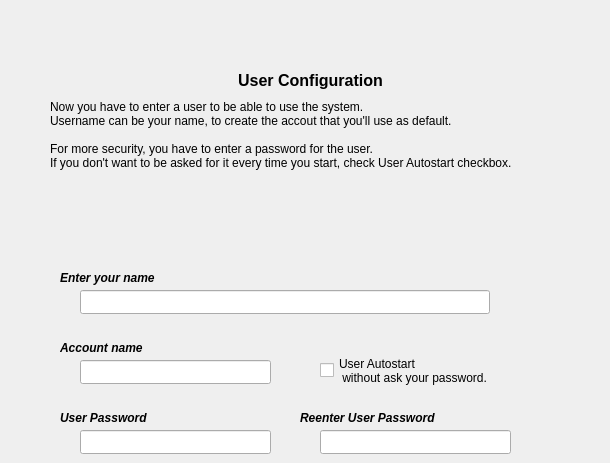
   <widget class="QWidget" name="p_usuari">
    <widget class="QLabel" name="l_user_account">
     <property name="geometry">
      <rect>
       <x>60</x>
       <y>340</y>
       <width>241</width>
       <height>16</height>
      </rect>
     </property>
     <property name="font">
      <font>
       <weight>75</weight>
       <italic>true</italic>
       <bold>true</bold>
      </font>
     </property>
     <property name="text">
      <string>Account name</string>
     </property>
    </widget>
    <widget class="QLabel" name="label_19">
     <property name="geometry">
      <rect>
       <x>50</x>
       <y>100</y>
       <width>511</width>
       <height>151</height>
      </rect>
     </property>
     <property name="autoFillBackground">
      <bool>false</bool>
     </property>
     <property name="text">
      <string>Now you have to enter a user to be able to use the system.
Username can be your name, to create the accout that you'll use as default.

For more security, you have to enter a password for the user.
If you don't want to be asked for it every time you start, check User Autostart checkbox.</string>
     </property>
     <property name="alignment">
      <set>Qt::AlignLeading|Qt::AlignLeft|Qt::AlignTop</set>
     </property>
     <property name="wordWrap">
      <bool>true</bool>
     </property>
    </widget>
    <widget class="QLineEdit" name="t_user_account">
     <property name="geometry">
      <rect>
       <x>80</x>
       <y>360</y>
       <width>191</width>
       <height>24</height>
      </rect>
     </property>
     <property name="maxLength">
      <number>20</number>
     </property>
     <property name="echoMode">
      <enum>QLineEdit::Normal</enum>
     </property>
    </widget>
    <widget class="QLabel" name="l_user_passwd2">
     <property name="geometry">
      <rect>
       <x>300</x>
       <y>410</y>
       <width>271</width>
       <height>16</height>
      </rect>
     </property>
     <property name="font">
      <font>
       <weight>75</weight>
       <italic>true</italic>
       <bold>true</bold>
      </font>
     </property>
     <property name="text">
      <string>Reenter User Password</string>
     </property>
    </widget>
    <widget class="QLineEdit" name="t_nom">
     <property name="geometry">
      <rect>
       <x>80</x>
       <y>290</y>
       <width>410</width>
       <height>24</height>
      </rect>
     </property>
     <property name="maxLength">
      <number>50</number>
     </property>
     <property name="echoMode">
      <enum>QLineEdit::Normal</enum>
     </property>
    </widget>
    <widget class="QLineEdit" name="t_user_passwd2">
     <property name="geometry">
      <rect>
       <x>320</x>
       <y>430</y>
       <width>191</width>
       <height>24</height>
      </rect>
     </property>
     <property name="maxLength">
      <number>20</number>
     </property>
     <property name="echoMode">
      <enum>QLineEdit::Password</enum>
     </property>
    </widget>
    <widget class="QLabel" name="l_nom">
     <property name="geometry">
      <rect>
       <x>60</x>
       <y>270</y>
       <width>281</width>
       <height>16</height>
      </rect>
     </property>
     <property name="font">
      <font>
       <weight>75</weight>
       <italic>true</italic>
       <bold>true</bold>
      </font>
     </property>
     <property name="text">
      <string>Enter your name</string>
     </property>
    </widget>
    <widget class="QLabel" name="l_titol_7">
     <property name="geometry">
      <rect>
       <x>30</x>
       <y>70</y>
       <width>561</width>
       <height>20</height>
      </rect>
     </property>
     <property name="font">
      <font>
       <pointsize>12</pointsize>
       <weight>75</weight>
       <bold>true</bold>
      </font>
     </property>
     <property name="text">
      <string>User Configuration</string>
     </property>
     <property name="alignment">
      <set>Qt::AlignCenter</set>
     </property>
    </widget>
    <widget class="QCheckBox" name="cb_autologin">
     <property name="geometry">
      <rect>
       <x>320</x>
       <y>350</y>
       <width>261</width>
       <height>41</height>
      </rect>
     </property>
     <property name="text">
      <string>User Autostart
 without ask your password.</string>
     </property>
    </widget>
    <widget class="QLineEdit" name="t_user_passwd1">
     <property name="geometry">
      <rect>
       <x>80</x>
       <y>430</y>
       <width>191</width>
       <height>24</height>
      </rect>
     </property>
     <property name="maxLength">
      <number>20</number>
     </property>
     <property name="echoMode">
      <enum>QLineEdit::Password</enum>
     </property>
    </widget>
    <widget class="QLabel" name="l_user_passwd1">
     <property name="geometry">
      <rect>
       <x>60</x>
       <y>410</y>
       <width>231</width>
       <height>16</height>
      </rect>
     </property>
     <property name="font">
      <font>
       <weight>75</weight>
       <italic>true</italic>
       <bold>true</bold>
      </font>
     </property>
     <property name="text">
      <string>User Password</string>
     </property>
    </widget>
    <widget class="QLabel" name="label_12">
     <property name="geometry">
      <rect>
       <x>490</x>
       <y>10</y>
       <width>111</width>
       <height>71</height>
      </rect>
     </property>
     <property name="text">
      <string/>
     </property>
     <property name="pixmap">
      <pixmap>../../../../../usr/share/kademar/utils/instalador/img/users.png</pixmap>
     </property>
     <property name="scaledContents">
      <bool>true</bool>
     </property>
    </widget>
   </widget>
